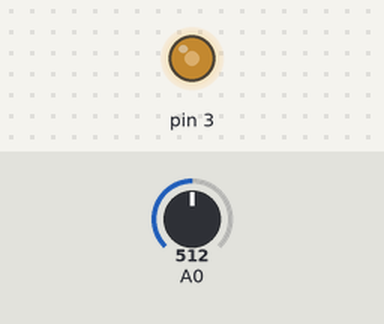
The sketch below on a simulated Arduino Uno, built with avr-gcc and run on an emulated ATmega328P. Parts: output pins drawn as LEDs (lit = HIGH). The test bench sets the inputs (shaded band); at power-on: A0 = 512.

Above: at 1.2 s.
1.3 s: A0 set to 716
At 1.8 s:
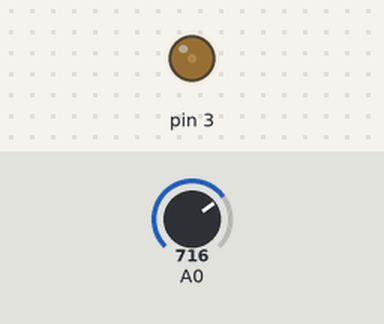
2.8 s: A0 set to 900
At 4.0 s:
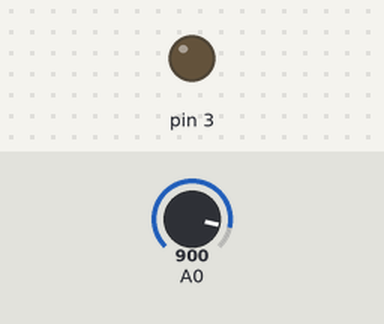
4.3 s: A0 set to 811
5.8 s: A0 set to 787
At 6.4 s:
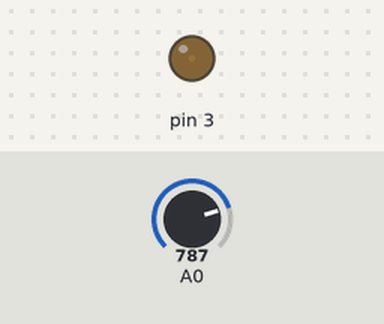
7.3 s: A0 set to 306
At 8.5 s:
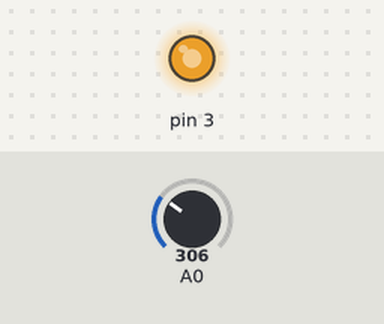
8.8 s: A0 set to 511
At 9.9 s:
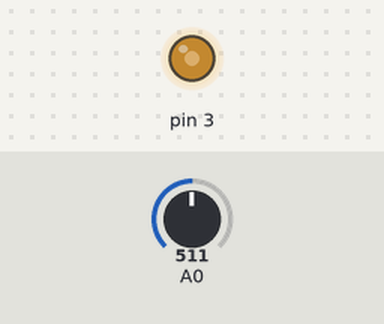
Timing chart, 0 to 11.3 s (numbered marks = the images above; inputs shaded):
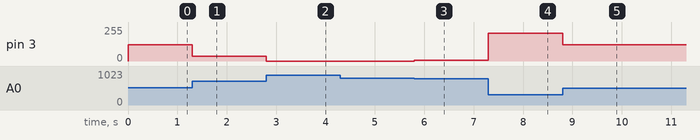

Measured:
- after the input at 1.3 s, pin 3: 123/255 → 36/255 at once
- after the input at 2.8 s, pin 3: 36/255 → 0/255 at once
- after the input at 4.3 s, every drawn part: stays the same
- after the input at 5.8 s, pin 3: 0/255 → 6/255 at once
- after the input at 7.3 s, pin 3: 6/255 → 210/255 at once
- after the input at 8.8 s, pin 3: 210/255 → 123/255 at once

The sketch:

potLedControl.ino
```cpp
void setup()

{
  pinMode(3, OUTPUT);
}


void loop()

{
  int val = analogRead(A0);

  val = constrain(val ,200 , 800);
  int level = map(val, 200, 800, 255 , 0);
  analogWrite(3, level);

}
```
